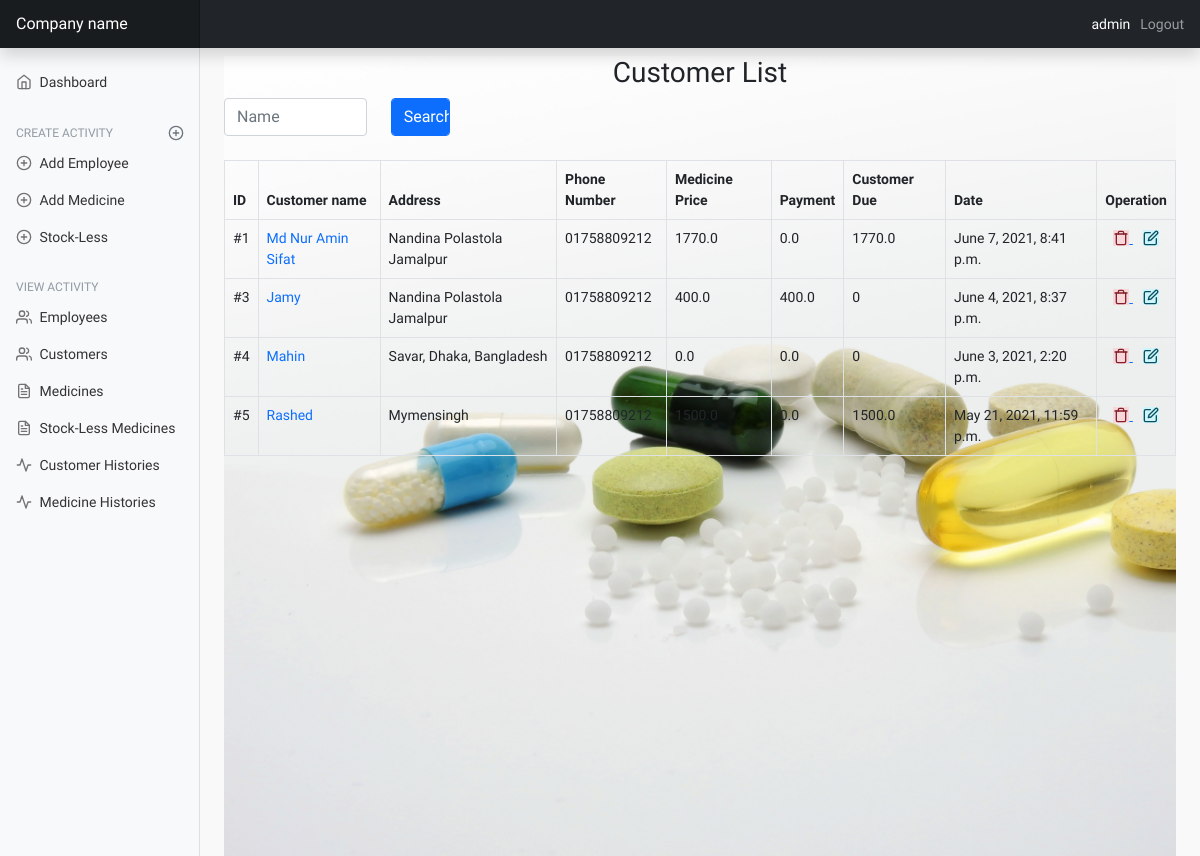
The page /customer-list/ (signed in) on the database its author committed.
### mainApp/models/customer.py (models this page shows, shortened)
class Customer(Common, TimeStamp):
    customer_name = models.CharField(max_length=255)
    medicine_price = models.FloatField(default=0.0)
    payment = models.FloatField(blank=True, default=0.0, null=True)
    payment_at_a_time = models.FloatField(default=0)
    class Meta:
        ordering = ('-updated_at',)
    def customer_due(self):
        if self.medicine_price > self.payment:
            return self.medicine_price - self.payment
        else:
            return 0

### mainApp/views/customer_view.py (the view)
# urls.py: path('customer-list/', customer_view.CustomerList.as_view(), name='customer-list'),
class CustomerList(View):
    def get(self, request):
        customers = Customer.objects.all()
        search = request.GET.get('q')
        if search:
            customers = Customer.objects.filter(
                Q(customer_name__icontains=search)
            ).distinct()
        page = request.GET.get('page', 1)
        paginator = Paginator(customers, per_page=10)
        try:
            customers = paginator.page(page)
        except PageNotAnInteger as e:
            customers = paginator.page(1)
        except EmptyPage:
            customers = Paginator.page(paginator.num_pages)
        return render(request, 'customer/customer_list.html', {
            'customers': customers,
        })

### mainApp/templates/customer/customer_list.html (shortened to what this page needs)
{% extends 'base.html' %}
{% load static %}
{% load tz %}
{% block content %}
    <div
            style='background: url("{% static 'images/medicine-list.jpg' %}");background-repeat: no-repeat;
                    background-size: cover;
                    min-height: 100vh;
                    '
    >
        <h3 class="text-center mt-2" style="font-family: 'Pattaya', sans-serif;">Customer List</h3>
        <div class="col-lg-6 col-md-6 col-sm-12 text-center mb-4 align-items-center">
            <form class="row mb-4" method="GET">
                <div class="col-md-4">
                    <input type="text" name="q" class="form-control" placeholder="Name"
                           aria-label="First name">
                </div>
                <div class="col-md-2">
                    <input type="submit" class="form-control btn btn-primary" VALUE="Search"/>
                </div>
            </form>
        </div>
        <table id="example" class="table table-bordered" style="width:100%">
            <thead>
            <tr>
                <th>ID</th>
                <th>Customer name</th>
                <th>Address</th>
                <th>Phone Number</th>
                <th>Medicine Price</th>
                <th>Payment</th>
                <th>Customer Due</th>
                <th>Date</th>
                <th>Operation</th>
            </tr>
            </thead>
            <tbody id="tbody">
            {% for customer in customers %}
                {% if  customer.customer_name %}
                    <tr>
                        <td>#{{ forloop.counter }} </td>
                        <td><a style="text-decoration: none"
                               href="{% url 'customer-profile' customer.id %}">{{ customer.customer_name }}</a></td>
                        <td>{{ customer.address }}</td>
                        <td>{{ customer.phone_number }}</td>
                        <td>{{ customer.medicine_price }}</td>
                        <td>{{ customer.payment }}</td>
                        <td>{{ customer.customer_due }}</td>
                        <td>{{ customer.updated_at | timezone:'Asia/Dhaka' }}</td>
                        <td style="text-align: center">
                            <a href="{% url 'delete-customer' customer.id %}">
                                <span class="alert-danger" data-feather="trash"></span>
                            </a>
                            <a style="margin-left: 10px" href="{% url 'update-customer' customer.id %}"
                            >
                            <span id="modal-form" class="alert-info"
                                  data-feather="edit"></span>
                            </a>
                        </td>
                    </tr>
                {% endif %}
            {% endfor %}
            </tbody>
        </table>
    </div>
{% endblock content %}

### mainApp/templates/base.html (shortened to what this page needs)
{% load static %}
<!doctype html>
<html lang="en">
<head>
    <link href="{% static './table/custom.css' %}" rel="stylesheet">
    <link href="{% static './assets/dist/css/bootstrap.min.css' %}" rel="stylesheet">
    <link href="{% static './dashboard/dashboard.css' %}" rel="stylesheet">
    <link href="{% static './table/fontawasome.css' %}" rel="stylesheet">
    <link href="{% static './table/profile.css' %}" rel="stylesheet">
</head>
<body>
<header class="navbar navbar-dark sticky-top bg-dark flex-md-nowrap p-0 shadow">
    <a class="navbar-brand col-md-3 col-lg-2 me-0 px-3" href="#">Company name</a>
    <ul class="navbar-nav px-3 flex-row ">
        {% if user.is_authenticated %}
            <li class="nav-item text-nowrap">
                <a class="nav-link disabled" style="color: white" href="#">{{ user.username }}</a>
            </li>
            <li class="nav-item text-nowrap" style="margin-left: 10px">
                <a class="nav-link" href="{% url 'user-logout' %}">Logout</a>
            </li>
        {% endif %}
    </ul>
</header>
<div class="container-fluid">
    <div class="row">
        <nav id="sidebarMenu" class="col-md-3 col-lg-2 d-md-block bg-light sidebar collapse">
            <div class="position-sticky pt-3">
                <ul class="nav flex-column">
                    <li class="nav-item">
                        <a class="nav-link" aria-current="page" href="{% url 'dashboard' %}">
                            <span data-feather="home"></span>
                            Dashboard
                        </a>
                    </li>
                    <h6 class="sidebar-heading d-flex justify-content-between align-items-center px-3 mt-4 mb-1 text-muted">
                        <span>Create activity</span>
                        <a class="link-secondary" href="#" aria-label="Add a new report">
                            <span data-feather="plus-circle"></span>
                        </a>
                    </h6>
                    <li class="nav-item">
                        <a class="nav-link" href="{% url 'create-employee' %}">
                            <span data-feather="plus-circle"></span>
                            Add Employee
                        </a>
                    </li>
                    <li class="nav-item">
                        <a class="nav-link" href="{% url 'create-medicine' %}">
                            <span data-feather="plus-circle"></span>
                            Add Medicine
                        </a>
                    </li>
                    <li class="nav-item">
                        <a class="nav-link" href="{% url 'create-stock-less' %}">
                            <span data-feather="plus-circle"></span>
                            Stock-Less
                        </a>
                    </li>
                </ul>
                <h6 class="sidebar-heading d-flex justify-content-between align-items-center px-3 mt-4 mb-1 text-muted">
                    <span>View activity</span>
                </h6>
                <ul class="nav flex-column mb-2">
                    <li class="nav-item">
                        <a class="nav-link" href="{% url 'employee-list' %}">
                            <span data-feather="users"></span>
                            Employees
                        </a>
                    </li>
                    <li class="nav-item">
                        <a class="nav-link" href="{% url 'customer-list' %}">
                            <span data-feather="users"></span>
                            Customers
                        </a>
                    </li>
                    <li class="nav-item">
                        <a class="nav-link" href="{% url 'medicine-list' %}">
                            <span data-feather="file-text"></span>
                            Medicines
                        </a>
                    </li>
                    <li class="nav-item">
                        <a class="nav-link" href="{% url 'stock-less-list' %}">
                            <span data-feather="file-text"></span>
                            Stock-Less Medicines
                        </a>
                    </li>
                    <li class="nav-item">
                        <a class="nav-link" href="{% url 'customer-histories' %}">
                            <span data-feather="activity"></span>
                            Customer Histories
                        </a>
                    </li>
                    <li class="nav-item">
                        <a class="nav-link" href="{% url 'medicine-histories' %}">
                            <span data-feather="activity"></span>
                            Medicine Histories
                        </a>
                    </li>
                </ul>
            </div>
        </nav>
        <main class="col-md-9 ms-sm-auto col-lg-10 px-md-4">
            {% block content %}
            {% endblock %}
        </main>
    </div>
</div>
</body>
</html>

### mainApp/static/dashboard/dashboard.css (style rules this page uses)
body { font-size: .875rem; }
.feather { width: 16px; height: 16px; vertical-align: text-bottom; }
.sidebar { position: fixed; top: 0; bottom: 0; left: 0; z-index: 100; padding: 48px 0 0; box-shadow: inset -1px 0 0 rgba(0, 0, 0, .1); }
.sidebar .nav-link { font-weight: 500; color: #333; }
.sidebar .nav-link .feather { margin-right: 4px; color: #727272; }
.sidebar-heading { font-size: .75rem; text-transform: uppercase; }
.navbar-brand { padding-top: .75rem; padding-bottom: .75rem; font-size: 1rem; background-color: rgba(0, 0, 0, .25); box-shadow: inset -1px 0 0 rgba(0, 0, 0, .25); }

### mainApp/static/table/profile.css (style rules this page uses)
body { background-color: #f9f9fa }
h6 { font-size: 14px }
.text-muted { color: #919aa3 !important }

### mainApp/templates/base.html (style rules this page uses)
body { font-family: 'Pattaya', sans-serif; font-family: 'Reggae One', cursive; }

### rows shown on the page
Customer: customer_name "Md Nur Amin Sifat", address "Nandina Polastola Jamalpur", phone_number "01758809212", medicine_price "1770.0", payment "0.0", customer_due "1770.0", updated_at "June 7, 2021, 8:41 p.m."
Customer: customer_name "Jamy", address "Nandina Polastola Jamalpur", phone_number "01758809212", medicine_price "400.0", payment "400.0", customer_due "0", updated_at "June 4, 2021, 8:37 p.m."
Customer: customer_name "Mahin", address "Savar, Dhaka, Bangladesh", phone_number "01758809212", medicine_price "0.0", payment "0.0", customer_due "0", updated_at "June 3, 2021, 2:20 p.m."
Customer: customer_name "Rashed", address "Mymensingh", phone_number "01758809212", medicine_price "1500.0", payment "0.0", customer_due "1500.0", updated_at "May 21, 2021, 11:59 p.m."

### other values the page prints
{{ user.username }} "admin"
